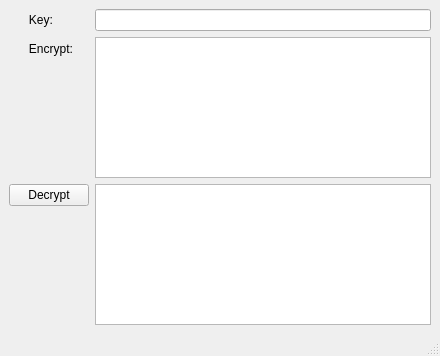
<?xml version="1.0" encoding="UTF-8"?>
<ui version="4.0">
 <class>MainWindow</class>
 <widget class="QMainWindow" name="MainWindow">
  <property name="geometry">
   <rect>
    <x>0</x>
    <y>0</y>
    <width>440</width>
    <height>356</height>
   </rect>
  </property>
  <property name="windowTitle">
   <string>Encrypt Text</string>
  </property>
  <widget class="QWidget" name="centralwidget">
   <layout class="QFormLayout" name="formLayout">
    <property name="fieldGrowthPolicy">
     <enum>QFormLayout::ExpandingFieldsGrow</enum>
    </property>
    <property name="topMargin">
     <number>9</number>
    </property>
    <item row="3" column="0">
     <widget class="QPushButton" name="pushButton_2">
      <property name="text">
       <string>Decrypt</string>
      </property>
     </widget>
    </item>
    <item row="1" column="1">
     <widget class="QTextEdit" name="textEdit"/>
    </item>
    <item row="3" column="1">
     <widget class="QTextEdit" name="textEdit_2"/>
    </item>
    <item row="0" column="1">
     <widget class="QLineEdit" name="lineEdit"/>
    </item>
    <item row="0" column="0">
     <widget class="QLabel" name="label">
      <property name="text">
       <string>      Key:          </string>
      </property>
     </widget>
    </item>
    <item row="1" column="0">
     <widget class="QLabel" name="label_2">
      <property name="text">
       <string>      Encrypt:</string>
      </property>
     </widget>
    </item>
   </layout>
  </widget>
  <widget class="QStatusBar" name="statusbar"/>
 </widget>
 <resources/>
 <connections/>
</ui>
